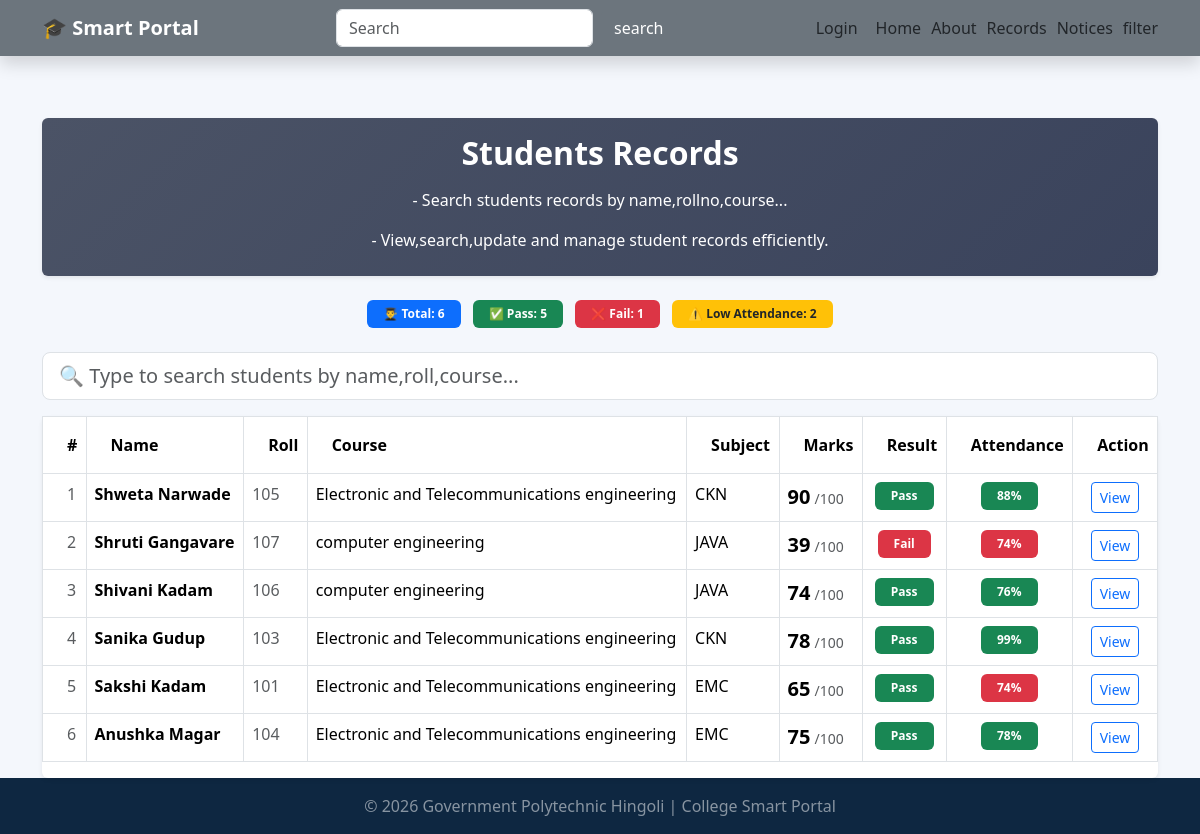
Before: /records with the older database file.
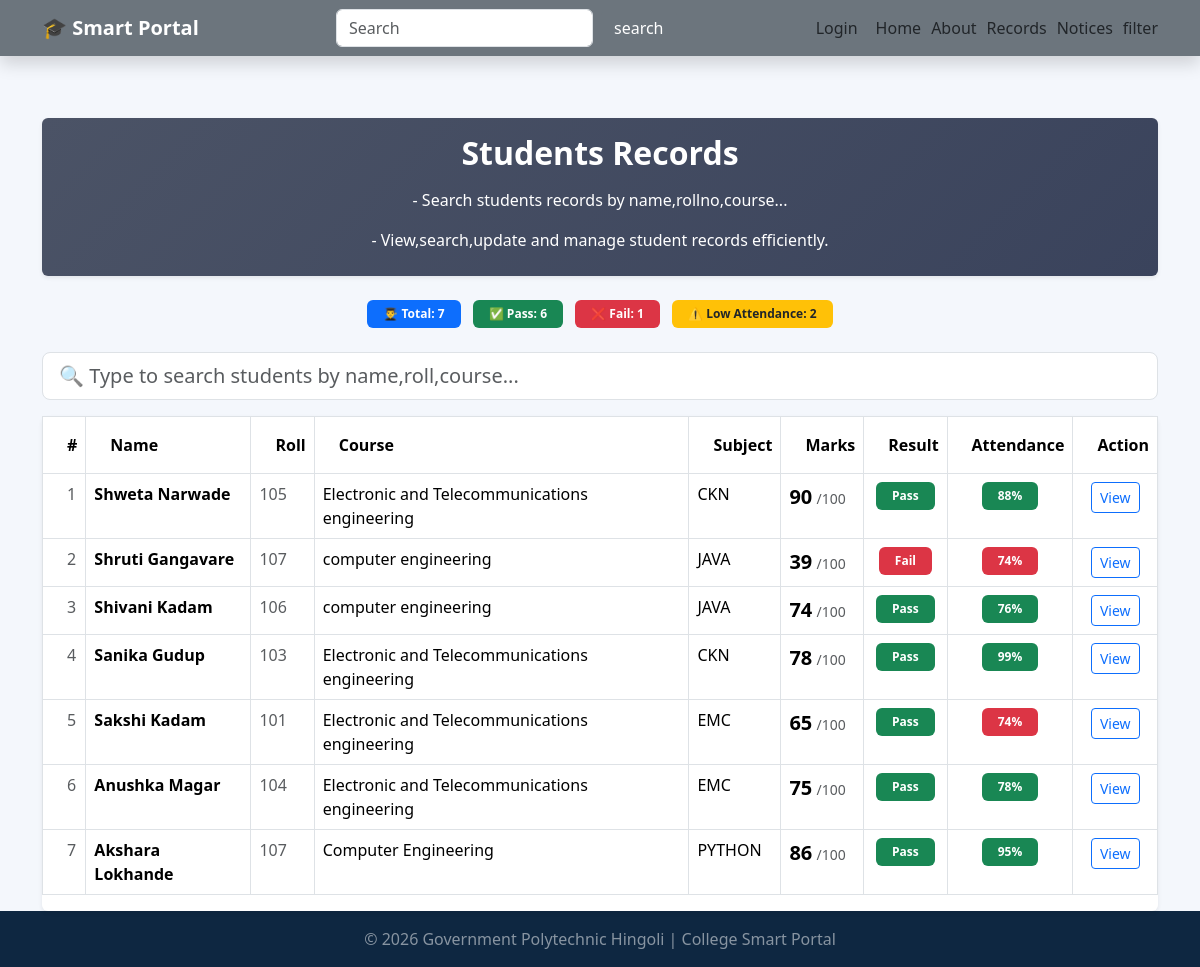
After: the same page with the newer database file.
### tables this page shows
CREATE TABLE students(
                id INTEGER PRIMARY KEY AUTOINCREMENT,
                 name TEXT NOT NULL,
                 roll INTEGER NOT NULL,
                 course TEXT NOT NULL,
                 subject TEXT NOT NULL,
                 marks INTEGER NOT NULL,
                 attendance INTEGER DEFAULT 0
                 );

### app2.py (the view)
@app.route("/records")
def records():
    conn=get_db()
    students=conn.execute('SELECT * FROM students ORDER BY NAME DESC').fetchall()
    conn.close()
    return render_template("records.html",students=students)

### database.py (called while the page is built)
def get_db():
   conn=sqlite3.connect('college.db')
   conn.row_factory= sqlite3.Row
   return conn

### templates/records.html (shortened to what this page needs)
{% extends "base.html" %}
{% block content %}
<div class="card mb-4 shadow-sm p-3"style="background:linear-gradient(135deg, #4b5366, #3a435c);">
<h2 class="fw-bold mb-3 text-white text-center">Students Records</h2>
<p class="text-white text-center">- Search students records by name,rollno,course...
</p><p class="text-white text-center mb-2">- View,search,update and manage student records efficiently.
</p>
</div>
    {% set pass_students = students|selectattr('marks','ge',40)|list %}
    {% set fail_students = students|selectattr('marks','lt',40)|list %}
    {% set low_attendance = students|selectattr('attendance','lt',75)|list %}
<div class="row mb-4">
    <div class="col text-center">
        <span class="badge bg-primary px-3 py-2 me-2">
            👨‍🎓 Total: {{ students|length }}
        </span>
        <span class="badge bg-success px-3 py-2 me-2">
            ✅ Pass: {{ pass_students|length }}
        </span>
        <span class="badge bg-danger px-3 py-2 me-2">
            ❌ Fail: {{ fail_students|length }}
        </span>
        <span class="badge bg-warning text-dark px-3 py-2">
            ⚠️ Low Attendance: {{ low_attendance|length }}
        </span>
    </div>
</div>
<div class="mb-3">
    <input type="text"
           id="searchInput"
           class="form-control form-control-lg"
           placeholder="🔍 Type to search students by name,roll,course...">
</div>
<div class="card shadow-sm">
    <div class="card-body p-0">
        {% if students|length == 0 %}
        <div class="text-center p-5">
            <h5 class="text-muted">No student records found.</h5>
            <a href="{{ url_for('add_students') }}" class="btn btn-primary mt-2">Add Student</a>
        </div>
        {% else %}
        <div class="table-responsive">
                <table class="table table-bordered table-hover">
                <thead style="background-color: #0b1f39; color:white;">
                    <tr>
                        <th class="py-3 ps-4">#</th>
                        <th class="py-3 ps-4">Name</th>
                        <th class="py-3 ps-4">Roll</th>
                        <th class="py-3 ps-4">Course</th>
                        <th class="py-3 ps-4">Subject</th>
                        <th class="py-3 ps-4">Marks</th>
                        <th class="py-3 ps-4">Result</th>
                        <th class="py-3 ps-4 text-center">Attendance</th>
                        <th class="py-3 ps-4 text-center">Action</th>
                    </tr>
                </thead>
                <tbody id="tableBody">
                    {% for student in students %}
                    <tr data-name="{{ student.name | lower}}"
                    data-roll="{{ student.roll | lower}}"
                    data-course="{{ student.course | lower}}">
                        <td class="ps-4 text-muted">{{ loop.index }}</td>
                        <td>
                            <div class="d-flex align-items-center">
                                <span class="fw-bold">{{ student.name }}</span>
                            </div>
                        </td>
                        <td class="text-muted">{{ student.roll }}</td>
                        <td>{{ student.course }}</td>
                        <td>{{ student.subject }}</td>
                        <td>
                            <span class="fw-bold fs-5">{{ student.marks }}</span>
                            <span class="text-muted small">/100</span>
                        </td>
                        <td class="text-center">
                            {% if student.marks >= 40 %}
                                <span class="badge bg-success px-3 py-2">Pass</span>
                            {% else %}
                                <span class="badge bg-danger px-3 py-2">Fail</span>
                            {% endif %}
                        </td>
                        <td class="text-center">
                            {% if student.attendance >= 75 %}
                                <span class="badge bg-success px-3 py-2">
                                    {{ student.attendance }}%
                                </span>
                            {% else %}
                                <span class="badge bg-danger px-3 py-2">
                                    {{ student.attendance }}%
                                </span>
                            {% endif %}
                        </td>
                        <td class="text-center">
                            <a href="{{ url_for('student_detail', id=student.id) }}" class="btn btn-sm btn-outline-primary">View</a>
                        </td>
                    </tr>
                    {% endfor %}
                </tbody>
            </table>
        </div>
        {% endif %}
    </div>
</div>
{% endblock %}

### templates/base.html (shortened to what this page needs)
<!DOCTYPE html>
<html lang="en">
<head>
  <link href="https://cdn.jsdelivr.net/npm/bootstrap@5.3.3/dist/css/bootstrap.min.css" rel="stylesheet">
</head>
<body>
  <nav class="navbar navbar-expand-lg navbar-dark bg-secondary fixed-top shadow">
    <div class="container">
      <a class="navbar-brand fw-bold" href="/">🎓 Smart Portal</a>
    <form  class="d-flex mx-auto" action="{{ url_for('search_student')}}"method="GET">
        <input type="text" name="q" class="form-control me-2" placeholder="Search">
        <button  class="btn btn-secondary " type="search">search</button>
    </form>
      {% if session.username %}
        <span class="nav-link px-2 py-1 text-white">{{ session.username }}</span>
        <a class="nav-link px-2 py-1" href="{{ url_for('logout')}}">
        Logout
        </a>
      {% else %}
        <a class="nav-link px-2 py-1" href="{{ url_for('login')}}"> Login</a>
      {% endif %}
        <a class="nav-link" href="/">Home</a>
        <a class="nav-link" href="/about">About</a>
        <a class="nav-link" href="/records">Records</a>
        <a class="nav-link" href="/notices">Notices</a>
        <a class="nav-link" href="/filter">filter</a>
    </div>
  </nav>
  <main class="container">
    {% block content %}
    {% endblock %}
  </main>
  <footer class="footer text-center py-3 mt-auto">
    <p class="mb-0">© 2026 Government Polytechnic Hingoli | College Smart Portal </p>
  </footer>
</body>
</html>

### templates/base.html (style rules this page uses)
body { padding-top: 70px; background-color: #f4f7fc; min-height: 100vh; display: flex; flex-direction: column; }
main { flex: 1; }
.navbar { background-color: linear-gradient(135deg,#05203c,#1e4d7a); }
.navbar-brand { font-weight: bold;font: size 1.4em; }
.nav-link { color-white !important;margin-left: 10px;transition: 0.3s; }
.footer { background: #0e2741; color: rgba(255, 255, 255, 0.504); }
.card { border:none; transition: 0.3s; }

Changed rows visible on the page:
added students: name "Akshara Lokhande", roll "107", course "Computer Engineering", subject "PYTHON", marks "86", shows "Pass", attendance "95"
Other visible differences:
{{ students|length }}: "6" → "7"
{{ pass_students|length }}: "5" → "6"
